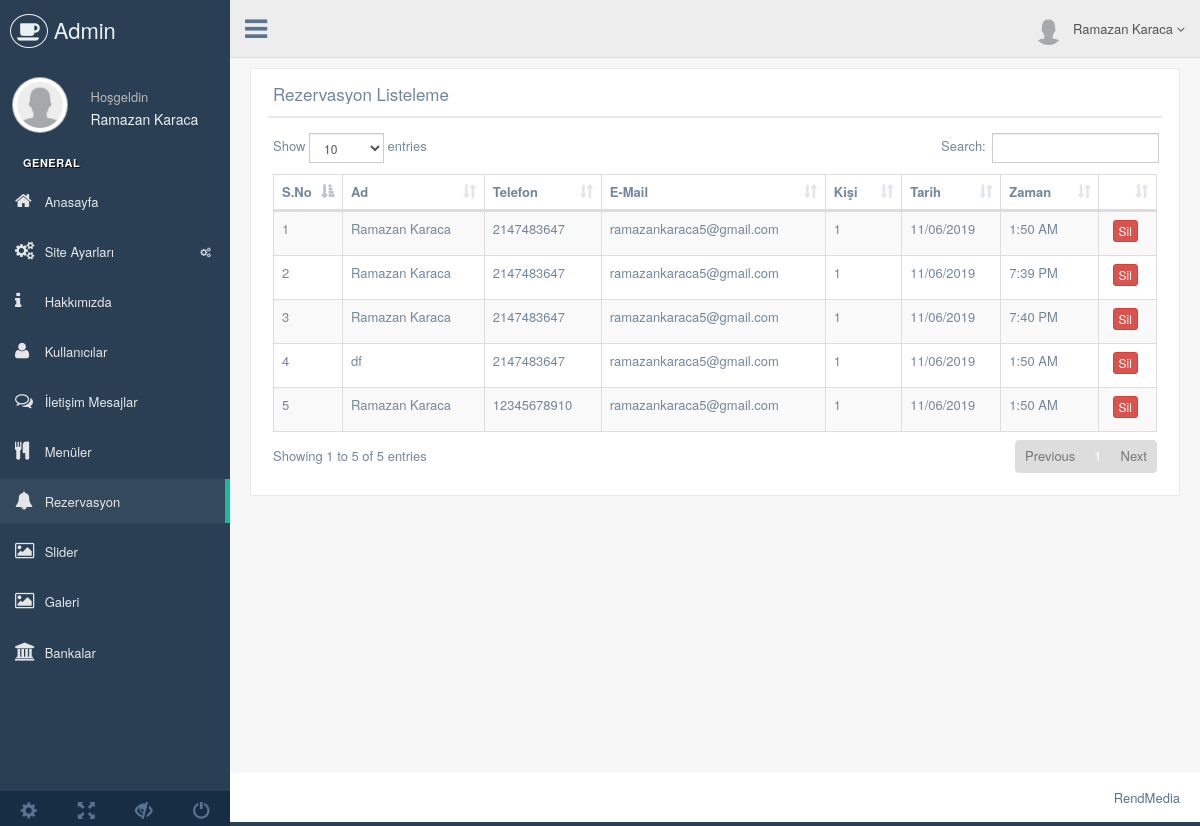
Screenshot of /admin/production/rezervasyon.php (signed in) with the database file from the repository.
### tables this page shows
CREATE TABLE `kullanici` (
  `kullanici_id` int(11) NOT NULL,
  `kullanici_zaman` datetime NOT NULL DEFAULT CURRENT_TIMESTAMP,
  `kullanici_mail` varchar(100) NOT NULL,
  `kullanici_password` varchar(50) NOT NULL,
  `kullanici_adsoyad` varchar(50) NOT NULL
);

CREATE TABLE `rezervasyon` (
  `rez_id` int(11) NOT NULL,
  `rez_ad` varchar(50) NOT NULL,
  `rez_tel` varchar(11) NOT NULL,
  `rez_email` varchar(150) NOT NULL,
  `rez_kisi` varchar(2) NOT NULL,
  `rez_tarih` varchar(250) NOT NULL,
  `rez_zaman` varchar(11) NOT NULL
);

### admin/production/rezervasyon.php (the view, shortened to what this page needs)
<?php
include 'header.php';
$rezsor=$db->prepare("SELECT * FROM Rezervasyon");
$rezsor->execute();
?>
<div class="right_col" role="main">
  <div class="">
    <div class="row">
      <div class="col-md-12 col-sm-12 col-xs-12">
        <div class="x_panel">
          <div class="x_title">
            <h2>Rezervasyon Listeleme </h2>
            <div class="clearfix"></div>
          </div>
          <div class="x_content">
            <table id="datatable-responsive" class="table table-striped table-bordered dt-responsive nowrap" cellspacing="0" width="100%">
              <thead>
                <tr>
                  <th>S.No</th>
                  <th>Ad</th>
                  <th>Telefon</th>
                  <th>E-Mail</th>
                  <th>Kişi</th>
                  <th>Tarih</th>
                  <th>Zaman</th>
                  <th></th>
                </tr>
              </thead>
              <tbody>
                <?php
                $say=0;
                while($rezcek=$rezsor->fetch(PDO::FETCH_ASSOC)) { $say++?>
                <tr>
                 <td width="20"><?php echo $say ?></td>
                 <td><?php echo $rezcek['rez_ad'] ?></td>
                 <td><?php echo $rezcek['rez_tel'] ?></td>
                 <td><?php echo $rezcek['rez_email'] ?></td>
	            <td><?php echo $rezcek['rez_kisi'] ?></td>
	            <td><?php echo $rezcek['rez_tarih'] ?></td>
	            <td><?php echo $rezcek['rez_zaman'] ?></td>
	            <td><center><a href="../../baglan/islem.php?rez_id=<?php echo $rezcek['rez_id']; ?>&rezsil=ok"><button class="btn btn-danger btn-xs">Sil</button></a></center></td>
          </tr>
          <?php  }
          ?>
        </tbody>
      </table>
    </div>
  </div>
</div>
</div>
</div>
</div>
<?php include 'footer.php'; ?>

### admin/production/header.php (shortened to what this page needs)
<?php
include '../../ayarlar/baglan.php';
$kullanicisor=$db->prepare("SELECT * FROM kullanici where kullanici_mail=:mail");
$kullanicisor->execute(array(
  'mail' => $_SESSION['kullanici_mail']
  ));
$kullanicicek=$kullanicisor->fetch(PDO::FETCH_ASSOC);
?>
<!DOCTYPE html>
<html lang="en">
<head>
  <link href="../vendors/bootstrap/dist/css/bootstrap.min.css" rel="stylesheet">
  <link href="../vendors/font-awesome/css/font-awesome.min.css" rel="stylesheet">
  <link href="../vendors/nprogress/nprogress.css" rel="stylesheet">
  <link href="../vendors/iCheck/skins/flat/green.css" rel="stylesheet">
  <link href="../vendors/datatables.net-bs/css/dataTables.bootstrap.min.css" rel="stylesheet">
  <link href="../vendors/datatables.net-buttons-bs/css/buttons.bootstrap.min.css" rel="stylesheet">
  <link href="../vendors/datatables.net-fixedheader-bs/css/fixedHeader.bootstrap.min.css" rel="stylesheet">
  <link href="../vendors/datatables.net-responsive-bs/css/responsive.bootstrap.min.css" rel="stylesheet">
  <link href="../vendors/datatables.net-scroller-bs/css/scroller.bootstrap.min.css" rel="stylesheet">
  <link href="../vendors/dropzone/dist/min/dropzone.min.css" rel="stylesheet">
  <link href="../build/css/custom.min.css" rel="stylesheet">
</head>
<body class="nav-md">
  <div class="container body">
    <div class="main_container">
      <div class="col-md-3 left_col">
        <div class="left_col scroll-view">
          <div class="navbar nav_title" style="border: 0;">
            <a href="../production/index.php" class="site_title"><i class="fa fa-coffee"></i> <span>Admin</span></a>
          </div>
          <div class="profile clearfix">
            <div class="profile_pic">
              <img src="images/user.png" alt="..." class="img-circle profile_img">
            </div>
            <div class="profile_info">
              <span>Hoşgeldin</span>
              <h2><?php echo $kullanicicek['kullanici_adsoyad'] ?></h2>
            </div>
          </div>
          <br />
          <div id="sidebar-menu" class="main_menu_side hidden-print main_menu">
            <div class="menu_section">
              <h3>General</h3>
              <ul class="nav side-menu">
                <li><a href="index.php"><i class="fa fa-home"></i> Anasayfa </a></li>
                <li><a><i class="fa fa-cogs"></i> Site Ayarları <span class="fa fa-cogs"></span></a>
             </li>
             <li><a href="hakkimizda.php"><i class="fa fa-info"></i> Hakkımızda </a></li>
             <li><a href="kullanici.php"><i class="fa fa-user"></i> Kullanıcılar </a></li>
             <li><a href="iletisim.php"><i class="fa fa-comments-o"></i> İletişim Mesajlar </a></li>
             <li><a href="menu.php"><i class="fa fa-cutlery"></i> Menüler </a></li>
             <li><a href="rezervasyon.php"><i class="fa fa-bell"></i> Rezervasyon </a></li>
             <li><a href="slider.php"><i class="fa fa-image"></i> Slider </a></li>
             <li><a href="galeri.php"><i class="fa fa-picture-o"></i> Galeri </a></li>
             <li><a href="banka.php"><i class="fa fa-bank"></i> Bankalar </a></li>
           </ul>
         </div>
       </div>
       <div class="sidebar-footer hidden-small">
        <a data-toggle="tooltip" data-placement="top" title="Settings">
          <span class="glyphicon glyphicon-cog" aria-hidden="true"></span>
        </a>
        <a data-toggle="tooltip" data-placement="top" title="FullScreen">
          <span class="glyphicon glyphicon-fullscreen" aria-hidden="true"></span>
        </a>
        <a data-toggle="tooltip" data-placement="top" title="Lock">
          <span class="glyphicon glyphicon-eye-close" aria-hidden="true"></span>
        </a>
        <a data-toggle="tooltip" data-placement="top" title="Logout">
          <span class="glyphicon glyphicon-off" aria-hidden="true"></span>
        </a>
      </div>
    </div>
  </div>
  <div class="top_nav">
    <div class="nav_menu">
      <nav>
        <div class="nav toggle">
          <a id="menu_toggle"><i class="fa fa-bars"></i></a>
        </div>
        <ul class="nav navbar-nav navbar-right">
          <li class="">
            <a href="javascript:;" class="user-profile dropdown-toggle" data-toggle="dropdown" aria-expanded="false">
              <img src="images/user.png" alt=""><?php echo $kullanicicek['kullanici_adsoyad'] ?>
              <span class=" fa fa-angle-down"></span>
            </a>
          </li>
            </ul>
      </nav>
    </div>
  </div>

### rows the page displays
kullanici: kullanici_adsoyad "Ramazan Karaca"
rezervasyon: rez_ad "Ramazan Karaca", rez_tel "2147483647", rez_email "ramazankaraca5@gmail.com", rez_kisi "1", rez_tarih "11/06/2019", rez_zaman "1:50 AM"
rezervasyon: rez_ad "Ramazan Karaca", rez_tel "2147483647", rez_email "ramazankaraca5@gmail.com", rez_kisi "1", rez_tarih "11/06/2019", rez_zaman "7:39 PM"
rezervasyon: rez_ad "Ramazan Karaca", rez_tel "2147483647", rez_email "ramazankaraca5@gmail.com", rez_kisi "1", rez_tarih "11/06/2019", rez_zaman "7:40 PM"
rezervasyon: rez_ad "df", rez_tel "2147483647", rez_email "ramazankaraca5@gmail.com", rez_kisi "1", rez_tarih "11/06/2019", rez_zaman "1:50 AM"
rezervasyon: rez_ad "Ramazan Karaca", rez_tel "12345678910", rez_email "ramazankaraca5@gmail.com", rez_kisi "1", rez_tarih "11/06/2019", rez_zaman "1:50 AM"
